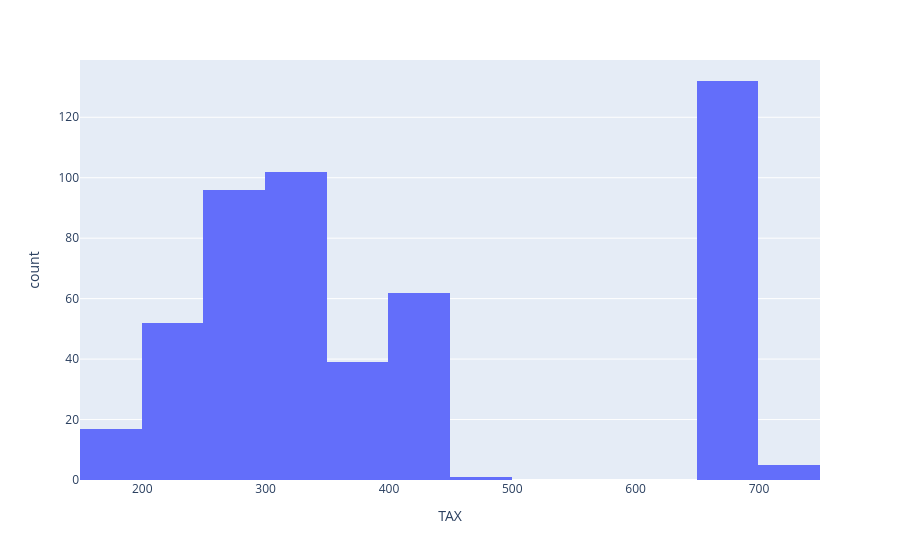

Notebook code for this chart:
### Code cell
px.histogram(df,x="TAX",nbins=11)

### Figure 1 — Plotly figure (JSON) as saved in the notebook; plotly's stock layout.template omitted (floating-point values rounded to 4 significant figures; data arrays with more than 128 entries replaced by an {"elided": "..."} marker saying what was removed)
{"data": [{"bingroup": "x", "hovertemplate": "TAX=%{x}<br>count=%{y}<extra></extra>", "legendgroup": "", "marker": {"color": "#636efa", "pattern": {"shape": ""}}, "name": "", "nbinsx": 11, "orientation": "v", "showlegend": false, "type": "histogram", "x": {"elided": "506 int values"}, "xaxis": "x", "yaxis": "y"}], "layout": {"barmode": "relative", "legend": {"tracegroupgap": 0}, "margin": {"t": 60}, "xaxis": {"anchor": "y", "domain": [0, 1], "title": {"text": "TAX"}}, "yaxis": {"anchor": "x", "domain": [0, 1], "title": {"text": "count"}}}}
